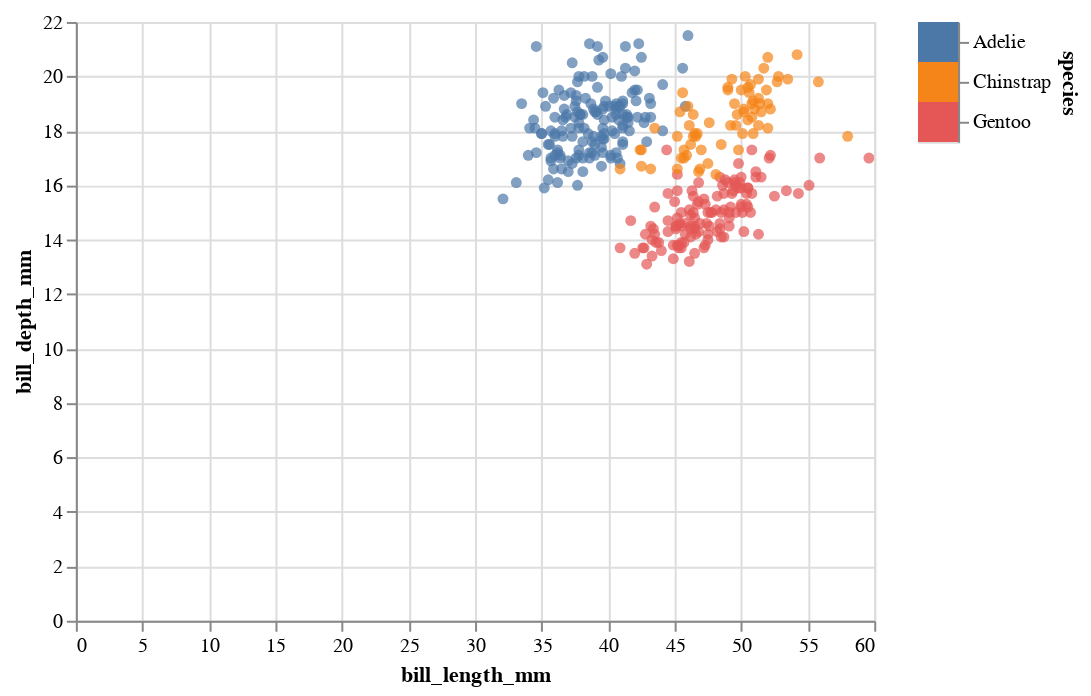

The code cell stored with this chart in its notebook:
### Code cell
# We will now create our own legend, which we will extend later
species_color = alt.Color("species:N", legend=None) # Remove default legend

# Create scatterplot (same as before)
scatterplot = alt.Chart(penguins).mark_circle().encode(
  x="bill_length_mm:Q",
  y="bill_depth_mm:Q",
  color=species_color
).interactive()

# We also create a legend, which is essentially another chart
legend = alt.Chart(penguins).mark_rect().encode(
  y=alt.Y("species:N", axis=alt.Axis(orient="right")),
  color=species_color # Notice that we are reusing the species_color variable!
)

scatterplot | legend # It's this easy to put visualizations together!

### Figure 1 — Vega-Lite specification as saved in the notebook (floating-point values rounded to 4 significant figures; data arrays with more than 128 entries replaced by an {"elided": "..."} marker saying what was removed)
{"config": {"view": {"continuousWidth": 400, "continuousHeight": 300}}, "hconcat": [{"mark": "circle", "encoding": {"color": {"field": "species", "legend": null, "type": "nominal"}, "x": {"field": "bill_length_mm", "type": "quantitative"}, "y": {"field": "bill_depth_mm", "type": "quantitative"}}, "selection": {"selector004": {"type": "interval", "bind": "scales", "encodings": ["x", "y"]}}}, {"mark": "rect", "encoding": {"color": {"field": "species", "legend": null, "type": "nominal"}, "y": {"axis": {"orient": "right"}, "field": "species", "type": "nominal"}}}], "data": {"name": "data-b7c687cb693e1e8c2f5bcd6bc21fbdc8"}, "$schema": "https://vega.github.io/schema/vega-lite/v4.17.0.json", "datasets": {"data-b7c687cb693e1e8c2f5bcd6bc21fbdc8": {"elided": "342 records"}}}
